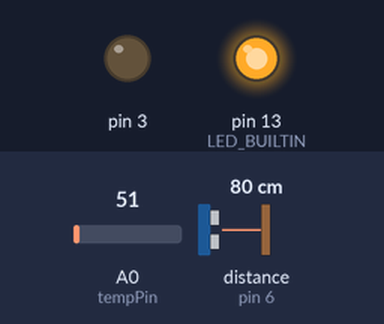
Recording of a sketch running on a simulated Arduino Uno, built with avr-gcc and run on an emulated ATmega328P. Parts: output pins drawn as LEDs (lit = HIGH). Wiring (inferred from the names in the program): ultrasonic range finder: trigger pin 7; echo pin 6. Inputs (shaded band) come from the test bench; at power-on: A0 (tempPin) = 51, distance to the obstacle (sensor on pin 6) 80 cm. The echo pulse lasts 58.3 µs per cm; pins used as bus, display or sensor lines are not drawn.

Above: at 1.8 s.
1.9 s: A0 (tempPin) set to 131
3.4 s: A0 (tempPin) set to 156
At 5.0 s:
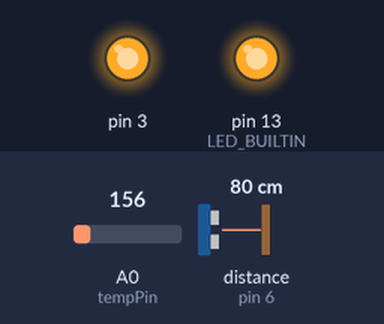
5.5 s: distance to the obstacle (sensor on pin 6) set to 120 cm
At 7.0 s:
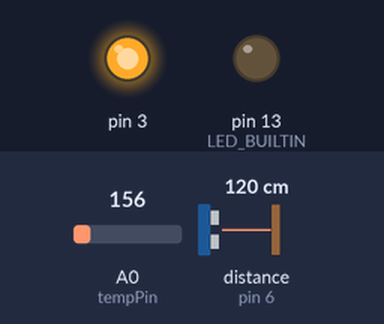
7.5 s: distance to the obstacle (sensor on pin 6) set to 2 cm
At 8.8 s:
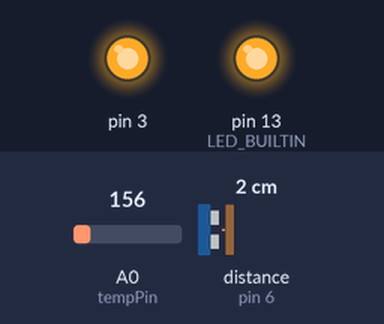
9.5 s: distance to the obstacle (sensor on pin 6) set to 250 cm
At 10.9 s:
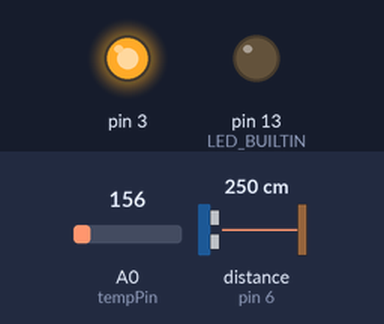
Timing chart, 0 to 12.5 s (numbered marks = the images above; inputs shaded):
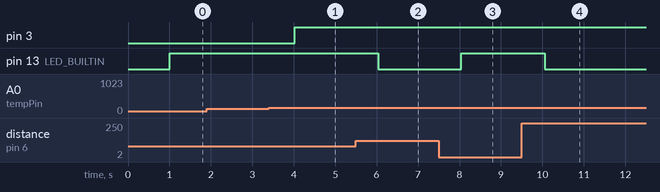

Measured:
- the behaviour switches between 143 and 144 on A0 (tempPin) (found by bisection; images 0 and 1)
- after the input at 1.9 s, every drawn part: stays the same
- after the input at 3.4 s, pin 3: LOW → HIGH after 0.62 s
- after the input at 5.5 s, pin 13 (LED_BUILTIN): HIGH → LOW after 0.53 s
- after the input at 7.5 s, pin 13 (LED_BUILTIN): LOW → HIGH after 0.54 s
- after the input at 9.5 s, pin 13 (LED_BUILTIN): HIGH → LOW after 0.56 s

The sketch:

SMART_HOME.ino
```cpp
// C++ code
//SMART HOME

const int pingPin = 7; // Trigger Pin of Ultrasonic Sensor
const int echoPin = 6; // Echo Pin of Ultrasonic Sensor
int tempPin=0;
void setup()
{
  Serial.begin(9600); // Starting Serial Terminal
  pinMode(LED_BUILTIN, OUTPUT);
  pinMode(3,OUTPUT);
}

void loop()
{
  long distcm,duration;
  float temp;
  temp=analogRead(tempPin);
  temp=temp*0.4882815;
  if(temp>70)
  {
  	digitalWrite(3, HIGH);
  }
  else
  {
  	digitalWrite(3,LOW);
  }

  delay(1000);
  pinMode(pingPin, OUTPUT);
  digitalWrite(pingPin, LOW);
  delayMicroseconds(2);
  digitalWrite(pingPin, HIGH);
  delayMicroseconds(10);
  digitalWrite(pingPin, LOW);
  pinMode(echoPin, INPUT);
  duration = pulseIn(echoPin, HIGH);

  distcm = duration*0.0343/2;
  // Turns the LED ON when the water level drops below 100cm.
  if(distcm<100)
  {
  	digitalWrite(LED_BUILTIN, HIGH);
  }
  else
  {
  	digitalWrite(LED_BUILTIN, LOW);
  }
}
```
